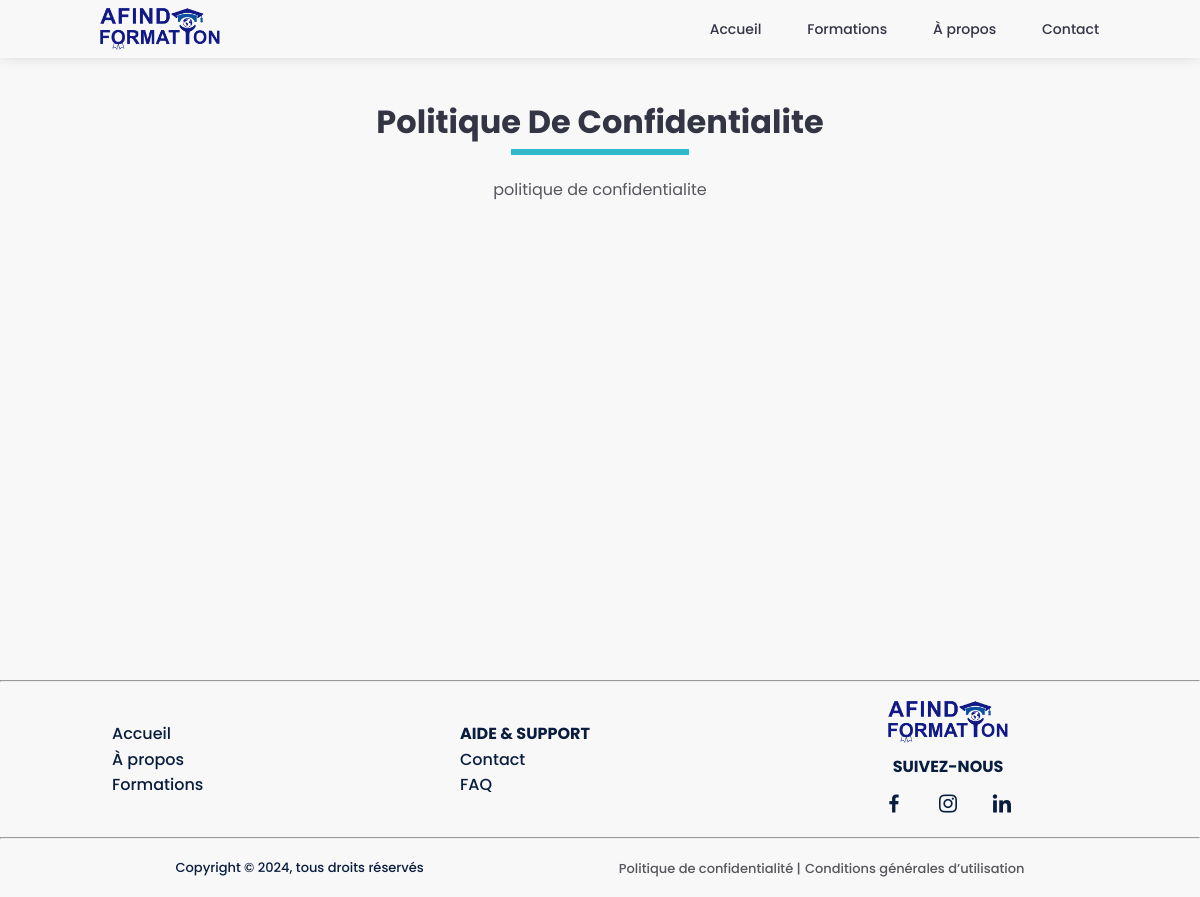
Page /politique-de-confidentialite/ on the committed database.
### formations/models.py (models this page shows, shortened)
class SiteContent(models.Model):
    CONTENT_TYPE_CHOICES = [
        ('privacy_policy', 'Privacy Policy'),
        ('terms_of_service', 'Terms of Service'),
        ('faq', 'FAQ'),
    ]
    type = models.CharField(max_length=20, choices=CONTENT_TYPE_CHOICES, unique=True)
    title = models.CharField(max_length=200)
    content = models.TextField(help_text="Content of the site section")

### formations/views.py (the view)
# urls.py: path('politique-de-confidentialite/', views.privacy_policy, name='privacy_policy'),
def privacy_policy(request):
    content = {
        'policy': get_object_or_404(SiteContent, type='privacy_policy')
    }
    return render(request, 'politique-de-confidentialite.html', content)

### formations/templates/politique-de-confidentialite.html (shortened to what this page needs)
{% extends "base.html" %}
{% block content %}
<section class="formations section" id="formations">
    <h2 class="section-title">{{ policy.title }}</h2>
    <div class="container">
        {{ policy.content|safe }}
    </div>
</section>
{% endblock %}

### static/css/styles.css (style rules this page uses)
:root { --first-color: #32b9cc; --title-color: #333444; --text-color: #56565d; --body-color: #F8F8F8; --container-color: #f1f1f1; --shado-color: 0 4px 25px rgba(14,36,49,.15); --body-font: 'Poppins', sans-serif; --big-font-size: 3rem; --h1-font-size: 2.5rem; --h2-font-size: 2rem; --h3-font-size: 1.5rem; --normal-font-size: 1rem; --small-font-size: .875rem; --smaller-font-size: .813rem; --font-medium: 500; --font-semi-bold: 600; --mb-1: .5rem; --mb-2: 1rem; --mb-3: 1.5rem; --mb-4: 2.5rem; --mb-5: 3rem; --mb-6: 3.5rem; --z-back: -10; --z-normal: 1; --z-tooltip: 10; --z-fixed: 100; --nav-height: 3rem; }
html { scroll-behavior: smooth; }
body { background-color: var(--body-color); font-family: var(--body-font); font-size: var(--normal-font-size); color: var(--text-color); line-height: 1.6; min-height: 100vh; }
h1, h2, h3, h4, h5, h6 { color: var(--title-color); }
.section { width: 100%; margin: var(--mb-4) auto; padding-top: var(--mb-6); padding-bottom: var(--mb-6); }
.section-title { position: relative; max-width: fit-content; margin: 0 auto var(--mb-3); font-size: var(--h2-font-size); color: var(--title-color); text-align: center; text-transform: capitalize; }
.section-title::after { content: ''; display: block; margin: auto; width: 40%; height: 6px; background: var(--first-color); position: relative; top: 0.125rem; }
.container { max-width: 1024px; margin: 0 auto; padding: 0 var(--mb-4); }
.formations .container { display: flex; flex-wrap: wrap; justify-content: center; align-items: stretch; align-content: center; gap: 1%; row-gap: 20px; }

### rows in the picture
SiteContent: title "Politique De Confidentialite", content "politique de confidentialite"
